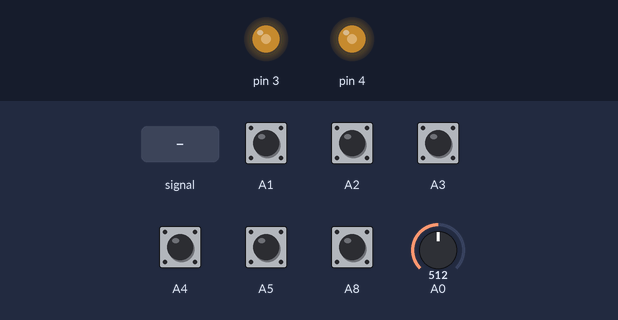
Simulated run of this sketch. Board: Teensy 3. Shown: output pins drawn as LEDs (lit = HIGH). The test bench sets the inputs (shaded band); at power-on: A1–5, A8 HIGH, A0 = 512.

Above: at 1.2 s.
1.3 s: A0 fed a 200 Hz sine of ±81 counts around its level
4.3 s: A0 set to 900
At 4.6 s:
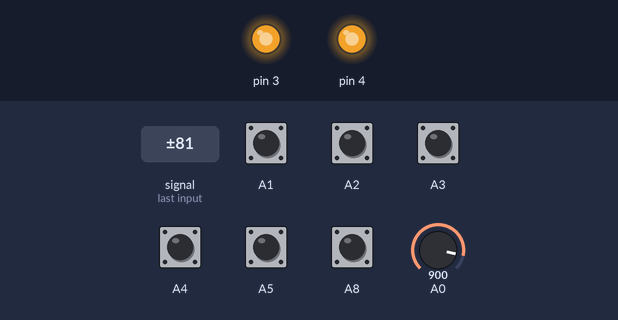
5.8 s: A0 set to 122
At 6.7 s:
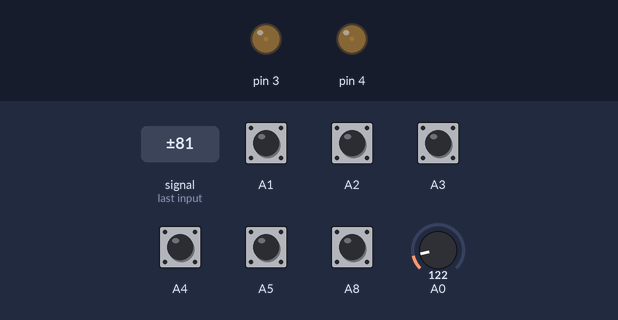
Timing chart, 0 to 8.8 s (numbered marks = the images above; inputs shaded):
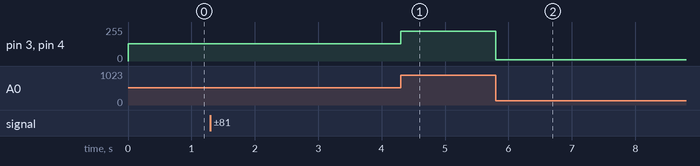

Measured:
- after the input at 4.3 s, pin 3, pin 4: 128/255 → 225/255 at once
- after the input at 5.8 s, pin 3, pin 4: 225/255 → 10/255 at once

The sketch:

ocARino.ino
```cpp
//OcARina V1.0
//Kyle Mcaslan 18/04/14
//requires Teensy 3.0 and Teensyduino software

void setup() {
  // initialize serial communication
  Serial.begin(9600);

  pinMode(15, OUTPUT);
  pinMode(16, OUTPUT);
  //touch pins
  pinMode(15, INPUT_PULLUP);
  pinMode(16, INPUT_PULLUP);
  pinMode(17, INPUT_PULLUP);
  pinMode(18, INPUT_PULLUP);
  pinMode(19, INPUT_PULLUP);
  pinMode(22, INPUT_PULLUP);
  pinMode(23, INPUT_PULLUP);
  //LED pins
  pinMode(4,OUTPUT);
  pinMode(3,OUTPUT);

}

void loop()


{
  //begin reading midi
  usbMIDI.read();

  //read touch pins and activate midi note
  int note;
  if (touchRead(17) > 3000){
    note = 72;
  }
  if (touchRead(18) > 3000){
    note = 69;
  }
  if (touchRead(22) > 3000){
    note = 67;
  }
  if (touchRead(16) > 3000){
    note = 66;
  }
  if (touchRead(15) > 3000){
    note = 64;
  }
  if (touchRead(19) > 3000){
    note = 62;
  }


  //decide if the fan is being blown
  // a small threshhold is used to avoid glitches
  if (analogRead(A0)/8 > 20 ){
    usbMIDI.sendNoteOn(note ,analogRead(A0)/8, 2);
    //fade LEDs according to fan speed
    analogWrite(4,analogRead(A0)/4);
    analogWrite(3,analogRead(A0)/4);
  }
  //turn note and LEDs off
  else {
    usbMIDI.sendNoteOff(note ,analogRead(A0)/8, 2);
    analogWrite(4,10);
    analogWrite(3,10);
  }

  delay(1);
}
```
